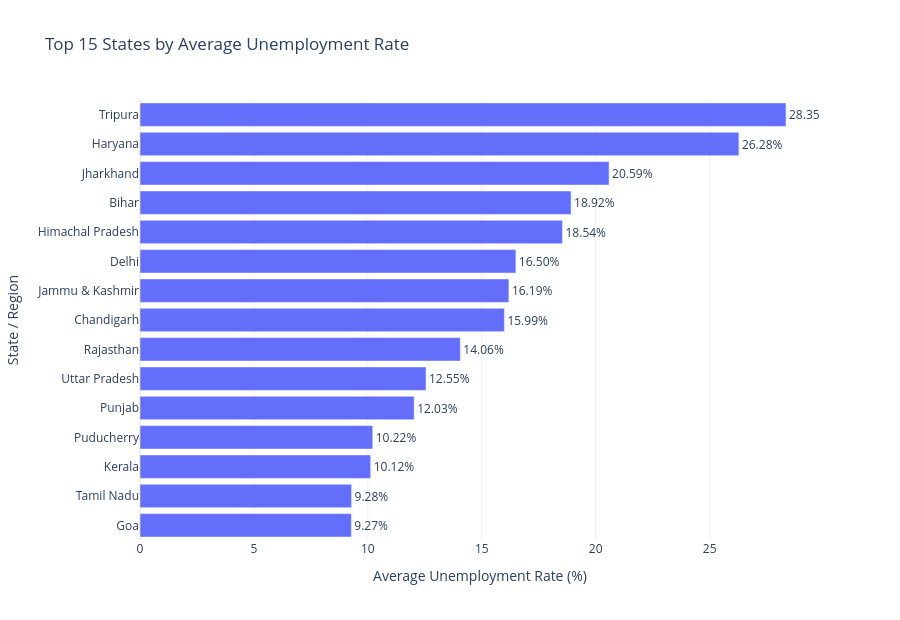

The notebook cell this image was saved under:
### Markdown cell above
## 11. State-Level Unemployment Ranking

### Purpose
This chart answers: **Which states have the highest average unemployment rates across the observation period?**

It is useful for identifying regions that may require closer labour-market investigation.

### Code cell
state_avg = (
    df.groupby("State")["Unemployment_Rate"]
      .mean()
      .sort_values(ascending=False)
      .reset_index(name="Average_Unemployment"))

fig = px.bar(
    state_avg.head(15).sort_values("Average_Unemployment"),
    x="Average_Unemployment",
    y="State",
    orientation="h",
    text="Average_Unemployment",
    title="Top 15 States by Average Unemployment Rate",
    labels={"Average_Unemployment": "Average Unemployment Rate (%)", "State": "State / Region"},
    template="plotly_white")

fig.update_traces(
    texttemplate="%{text:.2f}%",
    textposition="outside",
    hovertemplate="%{y}<br>Average unemployment: %{x:.2f}%<extra></extra>")
fig.update_layout(height=620)
fig.show()

### Figure 1 — Plotly figure (JSON) as saved in the notebook; plotly's stock layout.template omitted (floating-point values rounded to 4 significant figures)
{"data": [{"hovertemplate": "%{y}<br>Average unemployment: %{x:.2f}%<extra></extra>", "legendgroup": "", "marker": {"color": "#636efa", "pattern": {"shape": ""}}, "name": "", "orientation": "h", "showlegend": false, "text": [9.274, 9.284, 10.12, 10.22, 12.03, 12.55, 14.06, 15.99, 16.19, 16.5, 18.54, 18.92, 20.59, 26.28, 28.35], "textposition": "outside", "texttemplate": "%{text:.2f}%", "type": "bar", "x": [9.274, 9.284, 10.12, 10.22, 12.03, 12.55, 14.06, 15.99, 16.19, 16.5, 18.54, 18.92, 20.59, 26.28, 28.35], "xaxis": "x", "y": ["Goa", "Tamil Nadu", "Kerala", "Puducherry", "Punjab", "Uttar Pradesh", "Rajasthan", "Chandigarh", "Jammu & Kashmir", "Delhi", "Himachal Pradesh", "Bihar", "Jharkhand", "Haryana", "Tripura"], "yaxis": "y"}], "layout": {"barmode": "relative", "height": 620, "legend": {"tracegroupgap": 0}, "title": {"text": "Top 15 States by Average Unemployment Rate"}, "xaxis": {"anchor": "y", "domain": [0, 1], "title": {"text": "Average Unemployment Rate (%)"}}, "yaxis": {"anchor": "x", "domain": [0, 1], "title": {"text": "State / Region"}}}}
